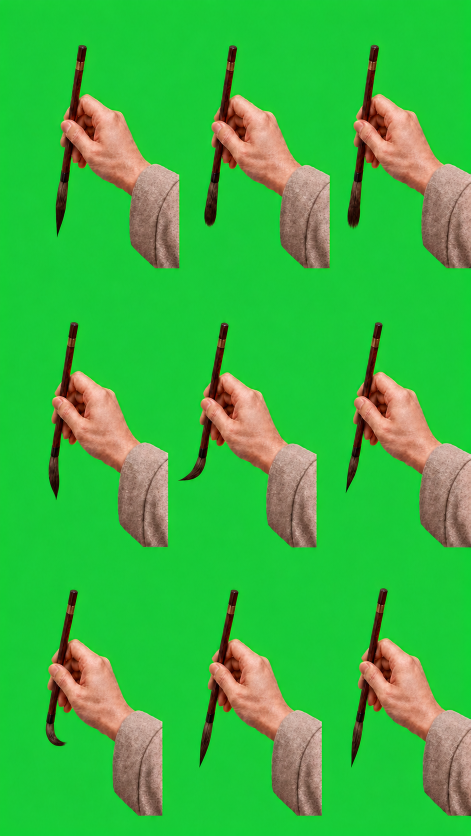
#> input picture assets/reference/brush-hand-sheet-v5.png, 941 x 1672 px (shown at 1/2 size)
$ python build_calligraphy_brush_v5.py
#> lines starting #> are read from the running program, lines starting #| are printed output that depends on the picture
#!/usr/bin/env python3
"""Build the active v5 photographic-looking nine-action brush sprites.

The public source is a disclosed 3x3 ImageGen sheet. Each cell keeps its own
hand, wrist, shaft, ferrule, and wet bristles. PRESS alone receives a small,
deterministic raster deformation so axial compression remains legible at the
360x640 GitHub preview size. No vector or code-drawn bristle is composited.

Pillow is a maintainer-only build dependency; the published browser demo has
no runtime dependency.
"""

from __future__ import annotations

import argparse
import hashlib
import json
import struct
from pathlib import Path

from PIL import Image, ImageChops, ImageDraw, ImageFilter


ROOT = Path(__file__).resolve().parents[1]
SOURCE = ROOT / "assets/reference/brush-hand-sheet-v5.png"
OUTPUT_DIR = ROOT / "assets/brush-poses-v5"
MANIFEST = OUTPUT_DIR / "manifest.json"
FINAL_COPY = ROOT / "assets/brush-pose-final.png"

CANVAS = (720, 1280)
ANCHOR = (315, 620)
SHEET_SIZE = (941, 1672)
SCALE = 1.42
SOURCE_SHA256 = "569fb216f3510dcff04813ad451e96d09d458a6ca61bb942d2d57558fce9f6d9"
ACTIONS = ["hover", "touch", "press", "travel", "turn", "lift", "return", "finish", "leave"]
VERTICAL_TIP_STATES = {0, 1, 2, 3, 5, 6, 7, 8}
PRESS_TRANSFORM = {
    "kind": "photographic-raster-axial-pressure",
    "terminalCrop": [282, 452, 354, 624],
    "ferruleHeight": 42,
    "hairHeight": 60,
    "maxWidth": 27,
    "bendPx": 0.0,
    "tipWidth": 3,
    "shaftOverlapPx": 4,
}
PIXEL_HASH_ALGORITHM = "sha256(be32-width || be32-height || rgba8-straight-row-major-top-left)"


def sha256_file(path: Path) -> str:
    digest = hashlib.sha256()
    with path.open("rb") as handle:
        for chunk in iter(lambda: handle.read(1024 * 1024), b""):
            digest.update(chunk)
    return digest.hexdigest()


def sha256_rgba(image: Image.Image) -> str:
    """Hash decoded RGBA pixels independently of platform PNG compression."""

    rgba = image.convert("RGBA")
    digest = hashlib.sha256()
    digest.update(struct.pack(">II", *rgba.size))
    digest.update(rgba.tobytes())
    return digest.hexdigest()


def cell_bounds(length: int, index: int) -> tuple[int, int]:
    return round(length * index / 3), round(length * (index + 1) / 3)


def chroma_key(cell: Image.Image, clear_left: bool) -> Image.Image:
    rgba = cell.convert("RGBA")
    pixels = rgba.load()
    for y in range(rgba.height):
        for x in range(rgba.width):
            red, green, blue, _alpha = pixels[x, y]
            greenness = green - max(red, blue)
            if greenness >= 54:
                alpha = 0
            elif greenness <= 22:
                alpha = 255
            else:
                alpha = round(255 * (54 - greenness) / 32)
            if clear_left and x < 58:
                alpha = 0
            if alpha:
                coverage = alpha / 255
                if coverage < 1:
                    red = min(255, round(red / coverage))
                    green = max(0, min(255, round((green - (1 - coverage) * 255) / coverage)))
                    blue = min(255, round(blue / coverage))
                green = min(green, max(red, blue))
            pixels[x, y] = red, green, blue, alpha
    alpha = rgba.getchannel("A").filter(ImageFilter.MinFilter(3)).filter(ImageFilter.GaussianBlur(0.35))
    rgba.putalpha(alpha)
    return rgba


def dark_tip(image: Image.Image, state: int) -> tuple[int, int]:
    pixels = image.load()
    candidates: list[tuple[int, int]] = []
    for y in range(round(image.height * 0.35), image.height):
        for x in range(round(image.width * 0.68)):
            red, green, blue, alpha = pixels[x, y]
            luminance = (red * 299 + green * 587 + blue * 114) / 1000
            if alpha >= 150 and luminance < 82:
                candidates.append((x, y))
    if not candidates:
        raise ValueError(f"cannot locate dark bristle tip for state {state + 1:02d}")
    if state in VERTICAL_TIP_STATES:
        edge = max(y for _x, y in candidates)
        band = sorted(x for x, y in candidates if y >= edge - 4)
        return band[len(band) // 2], edge
    edge = min(x for x, _y in candidates)
    band = sorted(y for x, y in candidates if x <= edge + 4)
    return edge, band[len(band) // 2]


def extend_sleeve_to_edge(canvas: Image.Image) -> None:
    bbox = canvas.getchannel("A").getbbox()
    if bbox is None:
        raise ValueError("sprite is empty after chroma key")
    right = bbox[2]
    if right >= CANVAS[0]:
        return
    strip_left = max(0, right - 34)
    strip = canvas.crop((strip_left, 0, right, CANVAS[1]))
    extension = strip.resize((CANVAS[0] - strip_left, CANVAS[1]), Image.Resampling.BICUBIC)
    mask = extension.getchannel("A").filter(ImageFilter.GaussianBlur(0.7))
    canvas.paste(extension, (strip_left, 0), mask)


def prepare_cell(sheet: Image.Image, state: int) -> Image.Image:
    row, column = divmod(state, 3)
    left, right = cell_bounds(sheet.width, column)
    top, bottom = cell_bounds(sheet.height, row)
    keyed = chroma_key(sheet.crop((left, top, right, bottom)), clear_left=column > 0)
    tip_x, tip_y = dark_tip(keyed, state)
    resized = keyed.resize(
        (round(keyed.width * SCALE), round(keyed.height * SCALE)),
        Image.Resampling.LANCZOS,
    )
    canvas = Image.new("RGBA", CANVAS, (0, 0, 0, 0))
    canvas.alpha_composite(
        resized,
        (ANCHOR[0] - round(tip_x * SCALE), ANCHOR[1] - round(tip_y * SCALE)),
    )
    extend_sleeve_to_edge(canvas)
    return canvas


def photographic_press_state(source: Image.Image) -> Image.Image:
    """Compress photographed PRESS pixels without drawing a replacement nib."""

    left, top, right, bottom = PRESS_TRANSFORM["terminalCrop"]
    ferrule_height = PRESS_TRANSFORM["ferruleHeight"]
    hair_height = PRESS_TRANSFORM["hairHeight"]
    max_width = PRESS_TRANSFORM["maxWidth"]
    tip_width = PRESS_TRANSFORM["tipWidth"]
    terminal = source.crop((left, top, right, bottom))
    output_height = ferrule_height + hair_height
    warped = Image.new("RGBA", (terminal.width * 2, output_height), (0, 0, 0, 0))
    center = warped.width // 2
    source_center = terminal.width / 2

    for dest_y in range(output_height):
        if dest_y < ferrule_height:
            source_y = dest_y
            t = 0.0
        else:
            t = (dest_y - ferrule_height) / max(1, hair_height - 1)
            source_y = ferrule_height + round(t * (terminal.height - ferrule_height - 1))
        row = terminal.crop((0, source_y, terminal.width, source_y + 1))
        bbox = row.getchannel("A").getbbox()
        if bbox is None:
            continue
        visible = row.crop((bbox[0], 0, bbox[2], 1))
        row_width = visible.width
        if dest_y >= ferrule_height:
            if t < 0.52:
                target_width = row_width
            elif t < 0.82:
                spread = (t - 0.52) / 0.30
                smooth = spread * spread * (3 - 2 * spread)
                target_width = round(row_width + (max_width - row_width) * smooth)
            elif t < 0.94:
                taper = (t - 0.82) / 0.12
                shoulder = max(tip_width + 4, round(max_width * 0.74))
                target_width = round(max_width + (shoulder - max_width) * taper)
            else:
                taper = (t - 0.94) / 0.06
                shoulder = max(tip_width + 4, round(max_width * 0.74))
                target_width = round(shoulder + (tip_width - shoulder) * taper)
            row_width = max(2, target_width)
            visible = visible.resize((row_width, 1), Image.Resampling.LANCZOS)
        original_center = (bbox[0] + bbox[2]) / 2
        center_offset = original_center - source_center
        if dest_y >= ferrule_height:
            center_offset *= max(0.0, 1.0 - t)
        paste_center = round(center + center_offset)
        warped.alpha_composite(visible, (paste_center - row_width // 2, dest_y))

    occupied_rows = [
        y for y in range(warped.height)
        if warped.getchannel("A").crop((0, y, warped.width, y + 1)).getbbox()
    ]
    if occupied_rows:
        gaps = {
            y for y in range(occupied_rows[0], occupied_rows[-1] + 1)
            if not warped.getchannel("A").crop((0, y, warped.width, y + 1)).getbbox()
        }
        if gaps:
            compact = Image.new("RGBA", (warped.width, warped.height - len(gaps)), (0, 0, 0, 0))
            target_y = 0
            for source_y in range(warped.height):
                if source_y in gaps:
                    continue
                compact.alpha_composite(warped.crop((0, source_y, warped.width, source_y + 1)), (0, target_y))
                target_y += 1
            warped = compact

    result = source.copy()
    erase_box = (238, top - 4, 392, bottom + 6)
    erase_source = result.crop(erase_box)
    local_mask = Image.new("L", erase_source.size, 0)
    local_pixels = local_mask.load()
    for y in range(erase_source.height):
        for x in range(erase_source.width):
            red, green, blue, alpha = erase_source.getpixel((x, y))
            if alpha > 12 and red < 145 and green < 105 and blue < 88:
                local_pixels[x, y] = 255
    local_mask = local_mask.filter(ImageFilter.MaxFilter(5)).filter(ImageFilter.GaussianBlur(0.8))
    erase = Image.new("L", CANVAS, 0)
    erase.paste(local_mask, erase_box[:2])
    result.putalpha(ImageChops.subtract(result.getchannel("A"), erase))
    paste_x = round((left + right) / 2 - center)
    result.alpha_composite(warped, (paste_x, top - PRESS_TRANSFORM["shaftOverlapPx"]))

    brush_alpha = result.getchannel("A").crop((270, 400, 365, 700))
    brush_bbox = brush_alpha.getbbox()
    if brush_bbox is None:
        raise ValueError("warped PRESS brush is empty")
    tip_y = 400 + brush_bbox[3] - 1
    result_alpha = result.getchannel("A")
    tip_pixels = [
        x
        for y in range(max(400, tip_y - 2), tip_y + 1)
        for x in range(270, 365)
        if result_alpha.getpixel((x, y)) > 20
    ]
    if not tip_pixels:
        raise ValueError("warped PRESS tip anchor is empty")
    tip_x = round(sum(tip_pixels) / len(tip_pixels))
    shifted = Image.new("RGBA", CANVAS, (0, 0, 0, 0))
    shifted.alpha_composite(result, (ANCHOR[0] - tip_x, ANCHOR[1] - tip_y))
    return shifted


def build(source_path: Path, output_dir: Path, manifest_path: Path, final_copy: Path) -> dict:
    if sha256_file(source_path) != SOURCE_SHA256:
        raise ValueError("v5 source sheet SHA-256 does not match the approved source")
    sheet = Image.open(source_path).convert("RGB")
    if sheet.size != SHEET_SIZE:
        raise ValueError(f"v5 source sheet must be {SHEET_SIZE[0]}x{SHEET_SIZE[1]}")
    poses = [prepare_cell(sheet, state) for state in range(9)]
    poses[2] = photographic_press_state(poses[2])
    output_dir.mkdir(parents=True, exist_ok=True)

    records = []
    for state, (action, pose) in enumerate(zip(ACTIONS, poses), start=1):
        output_path = output_dir / f"pose-{state:02d}.png"
        pose.save(output_path, optimize=True)
        records.append({
            "index": state,
            "action": action,
            "sourceCell": state,
            "transform": PRESS_TRANSFORM if state == 3 else {"kind": "source-photographic"},
            "anchor": list(ANCHOR),
            "output": output_path.relative_to(ROOT).as_posix() if output_path.is_relative_to(ROOT) else output_path.name,
            "sha256": sha256_file(output_path),
            "pixelSha256": sha256_rgba(pose),
        })

    final_copy.parent.mkdir(parents=True, exist_ok=True)
    final_copy.write_bytes((output_dir / "pose-09.png").read_bytes())
    manifest = {
        "schemaVersion": 2,
        "assetVersion": "v5",
        "description": "AI-assisted photographic-looking hand, brush, ferrule, and wet-bristle sprites",
        "pixelHashAlgorithm": PIXEL_HASH_ALGORITHM,
        "source": source_path.relative_to(ROOT).as_posix() if source_path.is_relative_to(ROOT) else source_path.name,
        "sourceSha256": SOURCE_SHA256,
        "sourceSize": list(SHEET_SIZE),
        "canvas": list(CANVAS),
        "anchor": list(ANCHOR),
        "actions": records,
    }
    manifest_path.parent.mkdir(parents=True, exist_ok=True)
    manifest_path.write_text(json.dumps(manifest, indent=2, ensure_ascii=True) + "\n", encoding="utf-8")
    return manifest


def main() -> None:
    parser = argparse.ArgumentParser(description=__doc__)
    parser.add_argument("--source", type=Path, default=SOURCE)
    parser.add_argument("--output-dir", type=Path, default=OUTPUT_DIR)
    parser.add_argument("--manifest", type=Path, default=MANIFEST)
    parser.add_argument("--final-copy", type=Path, default=FINAL_COPY)
    args = parser.parse_args()
    manifest = build(args.source, args.output_dir, args.manifest, args.final_copy)
#> in build, sheet is the input picture: PIL image 941x1672 RGB; mean R, G, B 57.9, 182.8, 65.9
#> after the loop in dark_tip, `for y in range(round(image.height * 0.35), image.height):`: candidates = 4933 pairs, first value 113 to 195, second value 195 to 464
#> in dark_tip, `edge = max(y for _x, y in candidates)`: edge = 464
#> in dark_tip, `band = sorted(x for x, y in candidates if y >= edge - 4)`: band = [115, 115, 115, 115, 115, 116, 116]
#> in prepare_cell, `tip_x, tip_y = dark_tip(keyed, state)`: tip_x = 115; tip_y = 464
#> in prepare_cell, `canvas = Image.new("RGBA", CANVAS, (0, 0, 0, 0))`: canvas: PIL image 720x1280 RGBA; every value is 0
#> in extend_sleeve_to_edge, `bbox = canvas.getchannel("A").getbbox()`: bbox = (309, 87, 598, 724)
#> in extend_sleeve_to_edge, `right = bbox[2]`: right = 598
#> in extend_sleeve_to_edge, `strip_left = max(0, right - 34)`: strip_left = 564
#> in extend_sleeve_to_edge (call 4), `bbox = canvas.getchannel("A").getbbox()`: bbox = (292, 125, 602, 766)
#> in extend_sleeve_to_edge (call 4), `right = bbox[2]`: right = 602
#> in extend_sleeve_to_edge (call 4), `strip_left = max(0, right - 34)`: strip_left = 568
#> in extend_sleeve_to_edge (call 4), `canvas.paste(extension, (strip_left, 0), mask)`:
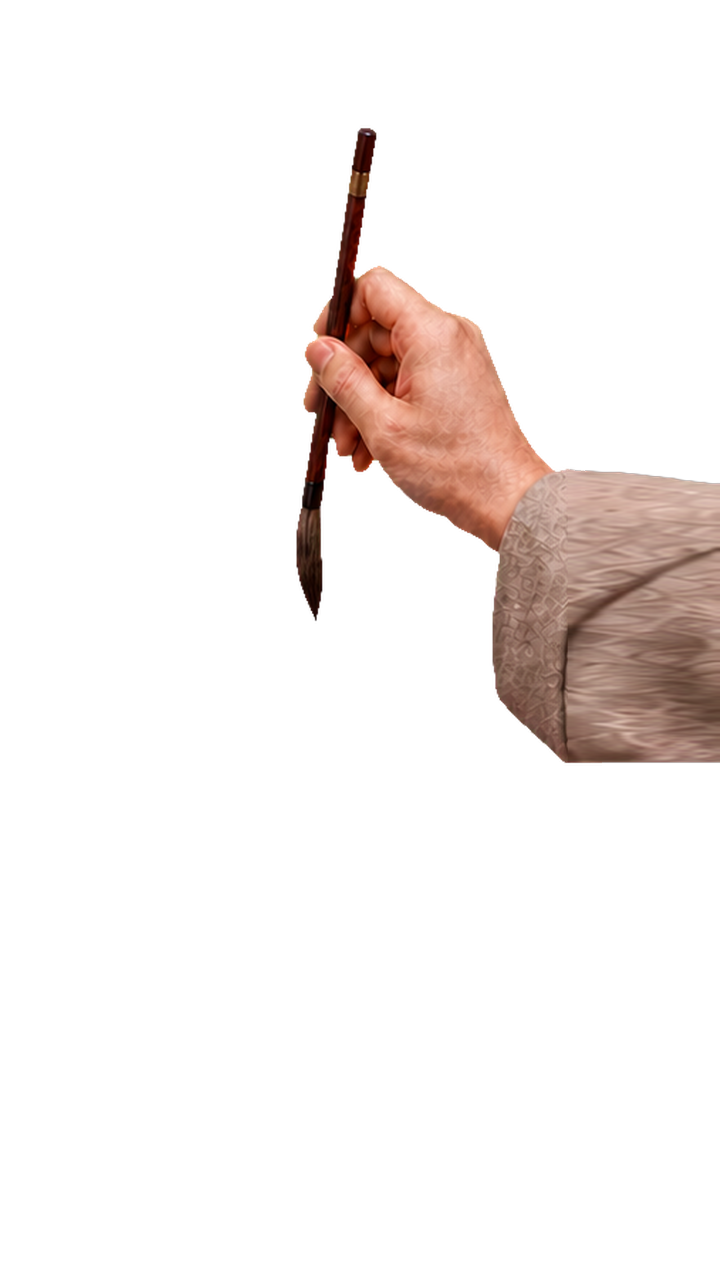
#> canvas: PIL image 720x1280 RGBA; mean R, G, B, A 19.9, 14.3, 12.2, 29.5; transparent parts drawn white
#> in prepare_cell (call 5), `row, column = divmod(state, 3)`: column = 1
#> in prepare_cell (call 5), `left, right = cell_bounds(sheet.width, column)`: left = 314; right = 627
#> in chroma_key (call 5), `alpha = rgba.getchannel("A").filter(ImageFilter.MinFilter(3)).filter(I..`:
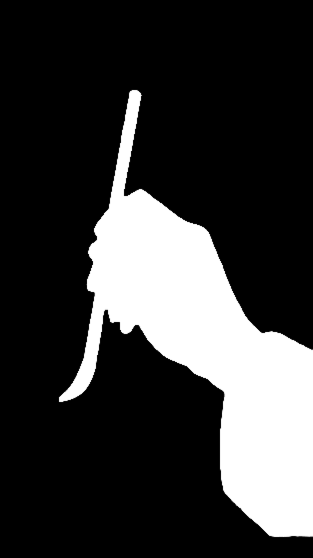
#> alpha: PIL image 313x558 L; min 0, max 255, mean 56.5
#> in chroma_key (call 5), `rgba.putalpha(alpha)`:
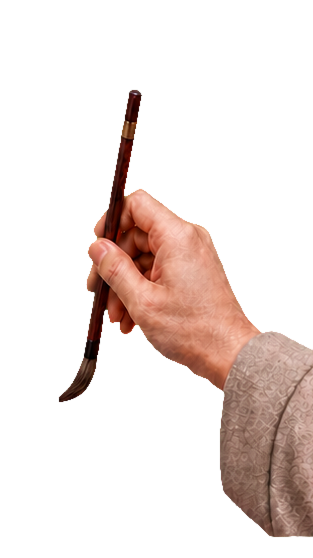
#> rgba: PIL image 313x558 RGBA; mean R, G, B, A 61.3, 181.9, 68, 56.5; transparent parts drawn white
#> in prepare_cell (call 5), `tip_x, tip_y = dark_tip(keyed, state)`: tip_x = 59; tip_y = 398
#> in prepare_cell (call 5), `canvas.alpha_composite( resized, (ANCHOR[0] - round(tip_x * SCALE), AN..`:
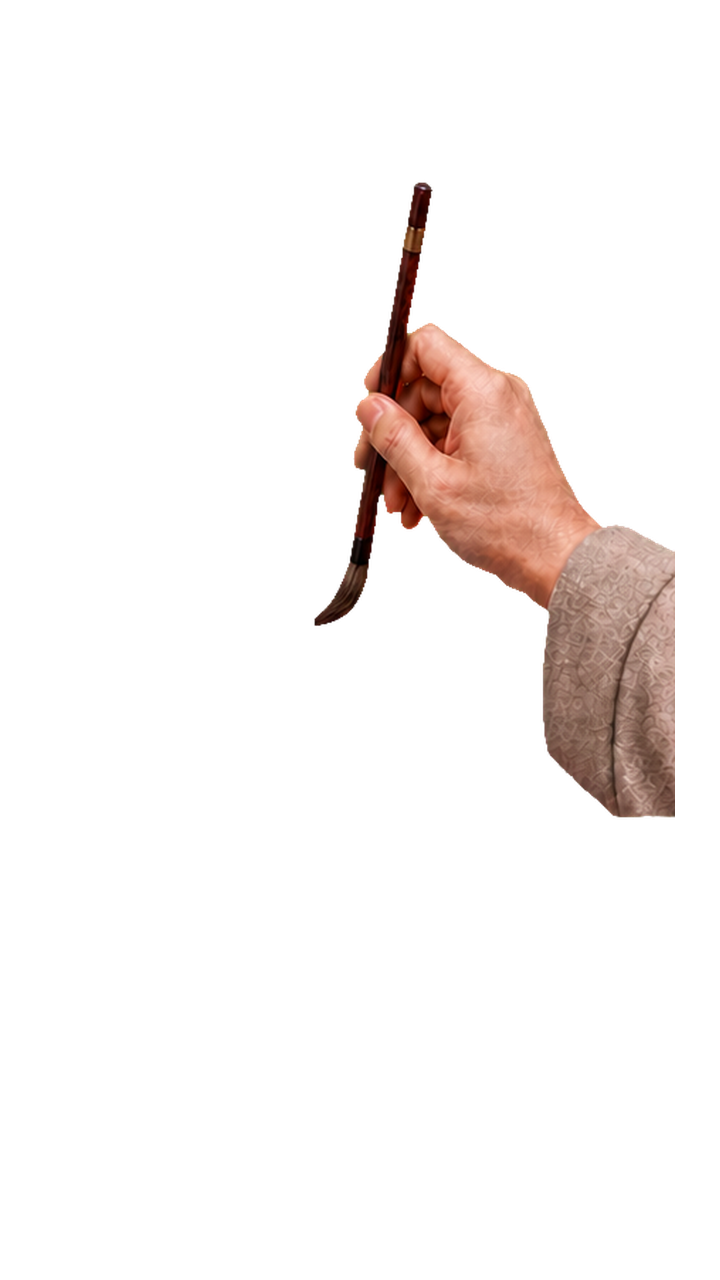
#> canvas: PIL image 720x1280 RGBA; mean R, G, B, A 14.9, 10.3, 8.7, 21.5; transparent parts drawn white
#> in extend_sleeve_to_edge (call 5), `bbox = canvas.getchannel("A").getbbox()`: bbox = (311, 179, 675, 820)
#> in extend_sleeve_to_edge (call 5), `right = bbox[2]`: right = 675
#> in extend_sleeve_to_edge (call 5), `strip_left = max(0, right - 34)`: strip_left = 641
#> in extend_sleeve_to_edge (call 5), `extension = strip.resize((CANVAS[0] - strip_left, CANVAS[1]), Image.Re..`:
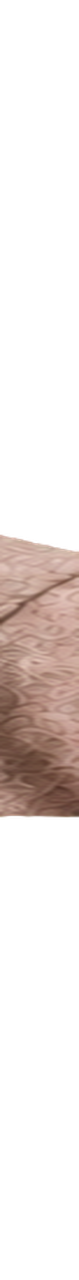
#> extension: PIL image 79x1280 RGBA; mean R, G, B, A 37.1, 29.6, 26.8, 54.3; transparent parts drawn white
#> in extend_sleeve_to_edge (call 5), `mask = extension.getchannel("A").filter(ImageFilter.GaussianBlur(0.7))`:
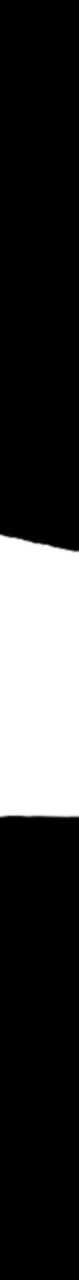
#> mask: PIL image 79x1280 L; min 0, max 255, mean 54.3
#> in chroma_key (call 6), `rgba = cell.convert("RGBA")`:
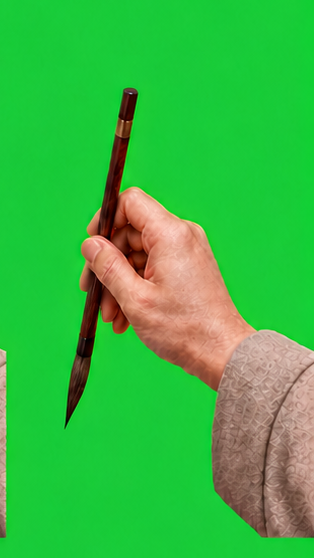
#> rgba: PIL image 314x558 RGBA; mean R, G, B, A 59.4, 183.1, 66.9, 255
#> in build, `poses = [prepare_cell(sheet, state) for state in range(9)]`: poses = 9 items
#> the loop in photographic_press_state, `for dest_y in range(output_height):` made 102 passes
#> (bbox, original_center, center_offset, paste_center) on passes 1 to 12: ((40, 0, 65, 1), 52.5, 16.5, 88), ((40, 0, 65, 1), 52.5, 16.5, 88), ((39, 0, 65, 1), 52, 16, 88), ((39, 0, 65, 1), 52, 16, 88), ((38, 0, 65, 1), 51.5, 15.5, 88), ((38, 0, 65, 1), 51.5, 15.5, 88), ((38, 0, 65, 1), 51.5, 15.5, 88), ((38, 0, 63, 1), 50.5, 14.5, 86), ((38, 0, 63, 1), 50.5, 14.5, 86), ((38, 0, 63, 1), 50.5, 14.5, 86), ((38, 0, 63, 1), 50.5, 14.5, 86), ((37, 0, 63, 1), 50, 14, 86)
#> center_offset on passes 61 to 66: 4.17, 3.39, 2.64, 2.58, 2.51, 2.44
#> in photographic_press_state, `occupied_rows = [ y for y in range(warped.height) if warped.getchannel..`: occupied_rows = 102 values from 0 to 101
#> in photographic_press_state, `gaps = { y for y in range(occupied_rows[0], occupied_rows[-1] + 1) if ..`: gaps = 0 items
#> in photographic_press_state, `brush_bbox = brush_alpha.getbbox()`: brush_bbox = (31, 0, 95, 150)
#> in photographic_press_state, `tip_y = 400 + brush_bbox[3] - 1`: tip_y = 549
#> in photographic_press_state, `tip_pixels = [ x for y in range(max(400, tip_y - 2), tip_y + 1) for x ..`: tip_pixels = [312, 313, 314, 315, 316, 317, 318, 319, 320, 321, 322, 323, 316, 317, 318, 319]
#> in photographic_press_state, `tip_x = round(sum(tip_pixels) / len(tip_pixels))`: tip_x = 318
#> the loop in build, `for state, (action, pose) in enumerate(zip(ACTIONS, poses), start=1):` made 9 passes
#> action on passes 1 to 9: 'hover', 'touch', 'press', 'travel', 'turn', 'lift', 'return', 'finish', 'leave'
#> after the loop in build, `for state, (action, pose) in enumerate(zip(ACTIONS, poses), start=1):`: records = 9 items
#> manifest = 10 items
    for record in manifest["actions"]:
        print(f"{record['action']:>6} {record['output']} {record['sha256']}")
#> this loop made 9 passes
#|  hover assets/brush-poses-v5/pose-01.png 466db0074b7b405da727045d1c64a3f75ee48f46358357a9dfdd204d819eb5c3
#|  touch assets/brush-poses-v5/pose-02.png 69c6b1682bc4b327286466d51e99ae7e8ca9b1676632b30640257f5c1ba72dcc
#|  press assets/brush-poses-v5/pose-03.png b045a9042801c2baf83f52e62fd35d743c2d6d76a540e844ca89191aa9aff8ed
#| travel assets/brush-poses-v5/pose-04.png 2aea3dc80abc6b7cda01e90707da32f67690351ea144c77180b97cf9a7281845
#|   turn assets/brush-poses-v5/pose-05.png fd6cce0bbb5a6ea5d1159a81e08292e07487128edd2f2fb46e03f010a445d5bb
#|   lift assets/brush-poses-v5/pose-06.png 79ce7beb22362b3077e3a2801c8fbc4901cdd1b9655276c45372d9da82a7d283
#| return assets/brush-poses-v5/pose-07.png 1a8298319befab16060e0a8efcb0d7e39d690091b2e81559e0b8e0b1cb1852f4
#| finish assets/brush-poses-v5/pose-08.png 70c93939bbd235803b948ae5973c6881e16af9ada9ee5aa64154fc89bdaa119c
#> (further printed lines are left out)


if __name__ == "__main__":
    main()
